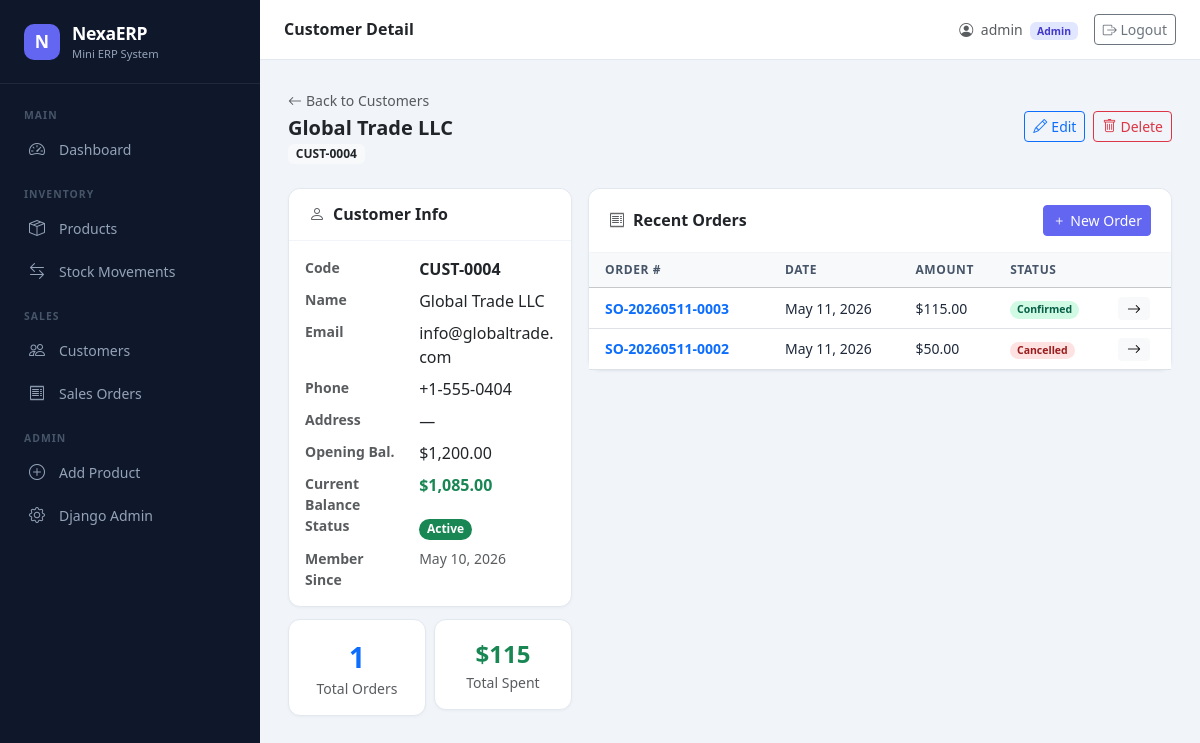
/customers/4/ (signed in), run on an earlier commit of the app's database.
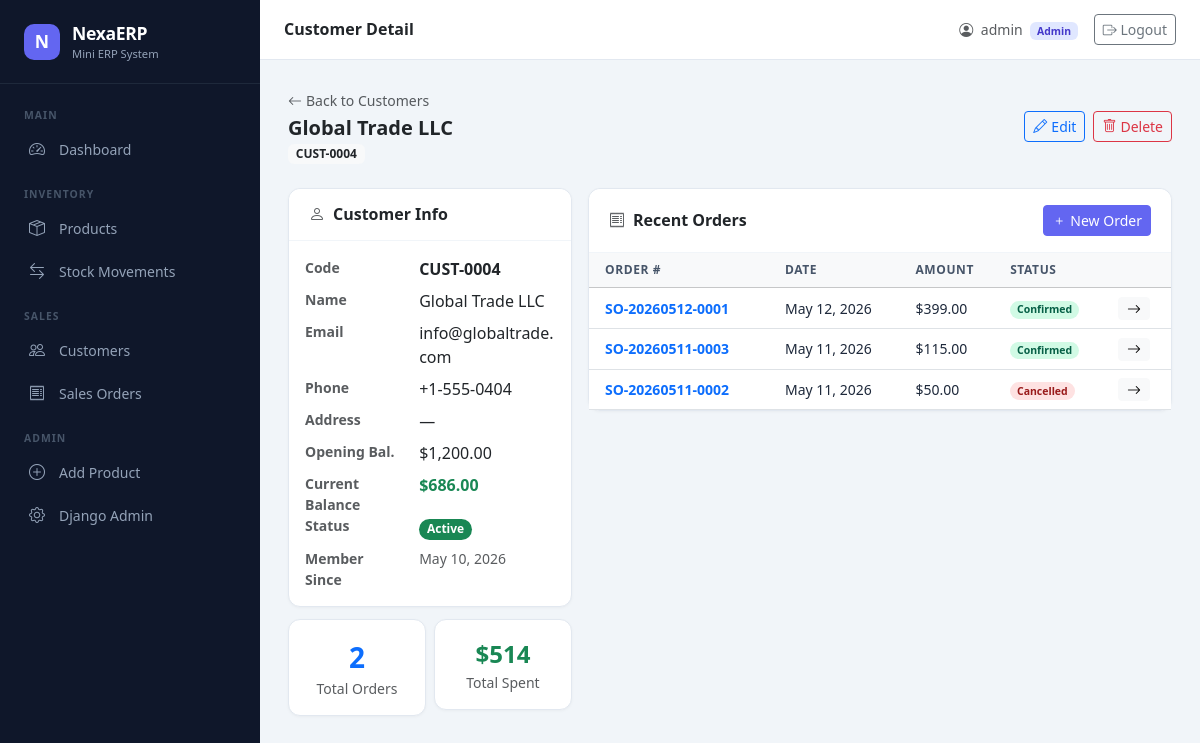
And on a later commit of the database.
### customers/models.py (models this page shows, shortened)
class Customer(models.Model):
    customer_code = models.CharField(max_length=50, unique=True)
    name = models.CharField(max_length=255)
    phone = models.CharField(max_length=20, blank=True)
    address = models.TextField(blank=True)
    email = models.EmailField(blank=True)
    opening_balance = models.DecimalField(max_digits=12, decimal_places=2, default=0)
    is_active = models.BooleanField(default=True)
    created_at = models.DateTimeField(auto_now_add=True)
    updated_at = models.DateTimeField(auto_now=True)
    class Meta:
        ordering = ['name']
    @property
    def total_orders(self):
        return self.salesorder_set.exclude(status='cancelled').count()
    @property
    def total_spent(self):
        from django.db.models import Sum
        result = self.salesorder_set.filter(status='confirmed').aggregate(
            total=Sum('total_amount')
        )
        return result['total'] or 0
    @property
    def balance(self):
        from django.db.models import Sum
        confirmed_total = self.salesorder_set.filter(
            status='confirmed'
        ).aggregate(total=Sum('total_amount'))['total'] or 0
        return self.opening_balance - confirmed_total

### orders/models.py (models this page shows, shortened)
class SalesOrder(models.Model):
    STATUS_CHOICES = [
        ('pending', 'Pending'),
        ('confirmed', 'Confirmed'),
        ('cancelled', 'Cancelled'),
    ]
    order_number = models.CharField(max_length=50, unique=True, editable=False)
    customer = models.ForeignKey('customers.Customer', on_delete=models.PROTECT)
    order_date = models.DateField(default=timezone.now)
    created_by = models.ForeignKey(User, on_delete=models.PROTECT, related_name='created_orders')
    status = models.CharField(max_length=20, choices=STATUS_CHOICES, default='pending')
    total_amount = models.DecimalField(max_digits=14, decimal_places=2, default=0)
    notes = models.TextField(blank=True)
    created_at = models.DateTimeField(auto_now_add=True)
    updated_at = models.DateTimeField(auto_now=True)
    class Meta:
        ordering = ['-created_at']

### customers/views.py (the view)
# urls.py: path('<int:pk>/', CustomerDetailView.as_view(), name='customer_detail'),
class CustomerDetailView(SalesOrAdminMixin, DetailView):
    model = Customer
    template_name = 'customers/customer_detail.html'
    context_object_name = 'customer'
    def get_context_data(self, **kwargs):
        context = super().get_context_data(**kwargs)
        context['orders'] = self.object.salesorder_set.order_by('-created_at')[:10]
        return context

### core/mixins.py (called while the page is built)
    def dispatch(self, request, *args, **kwargs):
        if not request.user.is_authenticated:
            return self.handle_no_permission()
        return super().dispatch(request, *args, **kwargs)

### customers/templates/customers/customer_detail.html (shortened to what the changed rows need)
{% extends "base.html" %}
{% load humanize %}
{% block content %}
<div class="d-flex justify-content-between align-items-center mb-4">
    <div>
        <a href="{% url 'customer_list' %}" class="text-muted small text-decoration-none">
            <i class="bi bi-arrow-left me-1"></i>Back to Customers
        </a>
        <h5 class="fw-bold mb-0 mt-1">{{ customer.name }}</h5>
        <span class="badge bg-light text-dark">{{ customer.customer_code }}</span>
    </div>
</div>
<div class="row g-3">
    <div class="col-lg-4">
        <div class="card">
            <div class="card-body">
                <dl class="row mb-0">
                    <dt class="col-5 text-muted small">Code</dt>
                    <dd class="col-7 fw-semibold">{{ customer.customer_code }}</dd>
                    <dt class="col-5 text-muted small">Name</dt>
                    <dd class="col-7">{{ customer.name }}</dd>
                    <dt class="col-5 text-muted small">Email</dt>
                    <dd class="col-7">{{ customer.email|default:"—" }}</dd>
                    <dt class="col-5 text-muted small">Phone</dt>
                    <dd class="col-7">{{ customer.phone|default:"—" }}</dd>
                    <dt class="col-5 text-muted small">Address</dt>
                    <dd class="col-7">{{ customer.address|default:"—" }}</dd>
                    <dt class="col-5 text-muted small">Opening Bal.</dt>
                    <dd class="col-7">${{ customer.opening_balance|floatformat:2|intcomma }}</dd>
                    <dt class="col-5 text-muted small">Current Balance</dt>
                    <dd class="col-7">
                        <div class="fw-bold {% if customer.balance >= 0 %}text-success{% else %}text-danger{% endif %}">
                            ${{ customer.balance|floatformat:2|intcomma }}
                        </div>
                    </dd>
                    <dt class="col-5 text-muted small">Status</dt>
                    <dd class="col-7">
                        {% if customer.is_active %}
                        <span class="badge bg-success rounded-pill">Active</span>
                        {% else %}
                        <span class="badge bg-secondary rounded-pill">Inactive</span>
                        {% endif %}
                    </dd>
                    <dt class="col-5 text-muted small">Member Since</dt>
                    <dd class="col-7 small text-muted">{{ customer.created_at|date:"M d, Y" }}</dd>
                </dl>
            </div>
        </div>
        <div class="row g-2 mt-1">
            <div class="col-6">
                <div class="card text-center p-3">
                    <div class="fs-3 fw-bold text-primary">{{ customer.total_orders }}</div>
                    <div class="text-muted small">Total Orders</div>
                </div>
            </div>
            <div class="col-6">
                <div class="card text-center p-3">
                    <div class="fs-4 fw-bold text-success">${{ customer.total_spent|floatformat:0|intcomma }}</div>
                    <div class="text-muted small">Total Spent</div>
                </div>
            </div>
        </div>
    </div>
    <div class="col-lg-8">
        <div class="card">
            <div class="card-body p-0">
                <table class="table table-hover mb-0">
                    <thead class="table-light">
                        <tr>
                            <th class="ps-3">Order #</th>
                            <th>Date</th>
                            <th>Amount</th>
                            <th>Status</th>
                            <th></th>
                        </tr>
                    </thead>
                    <tbody>
                        {% for order in orders %}
                        <tr>
                            <td class="ps-3 fw-semibold text-primary">{{ order.order_number }}</td>
                            <td>{{ order.order_date|date:"M d, Y" }}</td>
                            <td>${{ order.total_amount|floatformat:2|intcomma }}</td>
                            <td><span class="badge rounded-pill badge-{{ order.status }}">{{ order.get_status_display }}</span></td>
                            <td><a href="{% url 'order_detail' order.pk %}" class="btn btn-sm btn-light py-0 px-2"><i class="bi bi-arrow-right"></i></a></td>
                        </tr>
                        {% empty %}
                        <tr><td colspan="5" class="text-center text-muted py-4">No orders yet.</td></tr>
                        {% endfor %}
                    </tbody>
                </table>
            </div>
        </div>
    </div>
</div>
{% endblock %}

What changed in the data, as far as the page shows it:
computed for Customer "Global Trade LLC": balance "1,085.00" → "686.00"; total_orders "1" → "2"; total_spent "115" → "514"
added SalesOrder: order_number "SO-20260512-0001", order_date "May 12, 2026", total_amount "399.00", status "Confirmed"
